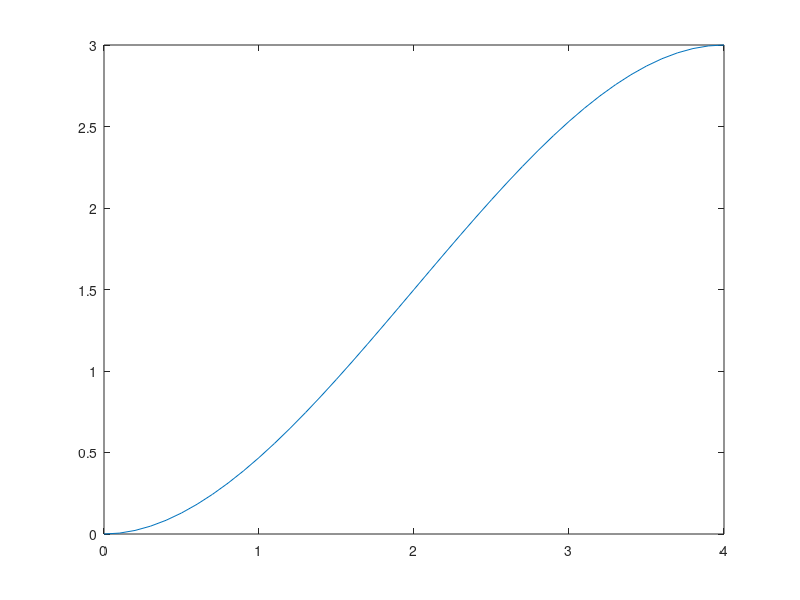

This figure's MATLAB source:
%{
Assignment Group 20
Cubic spline interpolation using the "spline" function

This script doesn't really do a lot...
%}


x0 = 0; %initial x position
xf = 3; %final x position

t0 = 0; %time zero
tf = 4; %final time

ts = 0.1; %sample time in seconds

v0 = 0; %initial velocity
vf = 0; %final velocity;

x = [x0 xf];

t = [t0 tf];

tt = t0:ts:tf; %vector of sampling times

xx = spline(t, [v0 x vf], tt); %cubic spline interpolation

plot(tt, xx);
